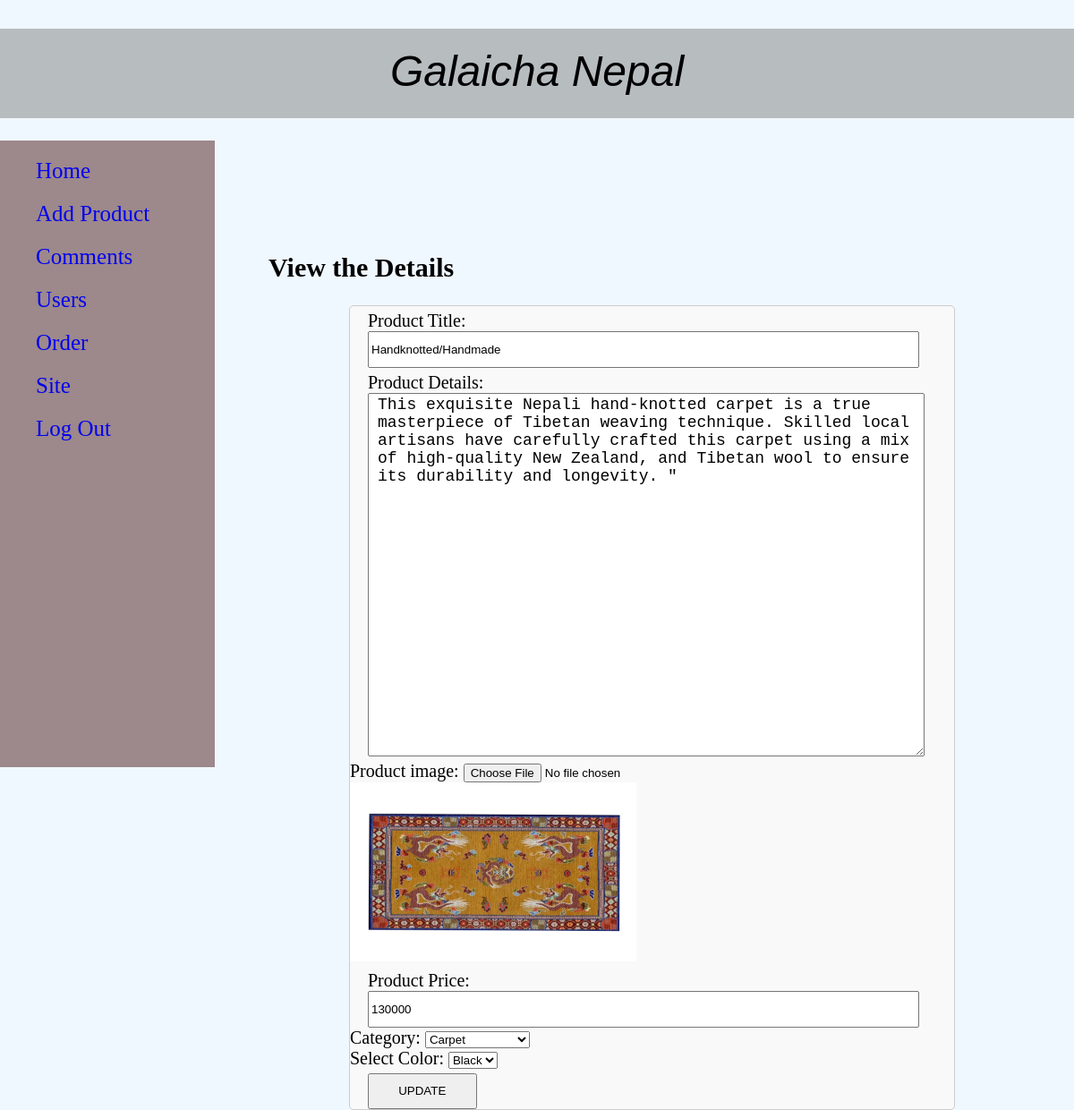
Screenshot of /admin/edit.php?id=2 (signed in) with the database file from the repository.
### tables this page shows
CREATE TABLE `product` (
  `id` int(10) NOT NULL,
  `title` varchar(20) NOT NULL,
  `dis` text NOT NULL,
  `price` int(11) NOT NULL,
  `color` varchar(30) NOT NULL,
  `image` longblob NOT NULL,
  `category_id` int(11) DEFAULT NULL
);

### admin/edit.php (the view, shortened to what this page needs)
<!DOCTYPE html>
<html lang="en">
<head>
    <link rel="stylesheet" href="../css/home.css?v= 55">
    <link rel="stylesheet" href="../css/post.css?v= 23">
</head>
<body>
    <div class="container">
        <div class="row">
            <div class="nav-bar">
                <div class="top-nav-bar">
                    <h1>Galaicha Nepal</h1>
                </div>
                <div class="main-nav-bar">
                    <ul>
                        <li><a href="home.php">Home</a></li>
                        <li><a href="post.php">Add Product</a></li>
                        <li><a href="#">Comments</a></li>
                        <li><a href="user.php">Users</a></li>
                        <li><a href="product.php">Order</a></li>
                        <li><a href="../index.php">Site</a></li>
                        <li><a href="logout.php">Log Out</a></li>
                    </ul>
                </div>
                <div class="main-contain">
                    <div class="post">
                        <h2>View the Details</h2>
                    </div>
                    <?php
                    include "config.php";
                    if (isset($_GET['id'])) {
                        $id = $_GET['id'];
                        $sql = "SELECT * FROM product WHERE id ='$id'";
                        $result = mysqli_query($conn, $sql);
                        if ($result1 = mysqli_num_rows($result) > 0) {
                            while ($row = mysqli_fetch_assoc($result)) {
                    ?>
                                <form action="action_edit.php" method="post" enctype="multipart/form-data">
                                    <div class="news-title">
                                        <label for="newstitle">Product Title:</label>
                                        <input type="text" name="product_title" value="<?php echo $row['title']; ?> ">
                                    </div>
                                    <div class="news-contain">
                                        <label for="newscontain">Product Details:</label>
                                        <textarea name="product_contain" id="" cols="10" rows="20"><?php echo $row['dis']; ?></textarea>
                                    </div>
                                    <div class="news-image">
                                        <label for="newsimage">Product image:</label>
                                        <input type="file" name="product_image" id="">
                                        <img src="images/<?php echo $row['image']; ?>" alt="img" width="320px" height="200px">
                                    </div>
                                    <div class="news-price">
                                        <label for="newsimage">Product Price:</label>
                                        <input type="text" name="product_price" value="<?php echo $row['price']; ?> ">
                                    </div>
                                    <div class="product-categories">
                                        <label>Category:</label>
                                        <select name="Product_category">
                                            <?php
                                            $sql_categories = "SELECT * FROM p_category";
                                            $result_categories = $conn->query($sql_categories);
                                            if ($result_categories->num_rows > 0) {
                                                while ($row_categories = $result_categories->fetch_assoc()) {
                                                    $selected = ($row_categories["c_id"] == $row["category_id"]) ? "selected" : "";
                                                    echo "<option value='" . $row_categories["c_id"] . "' $selected>" . $row_categories["c_name"] . "</option>";
                                                }
                                            } else {
                                                echo "No categories found";
                                            }
                                            ?>
                                        </select>
                                    </div>
                                    <div class="news-categories">
                                        <label for="newscategories">Select Color:</label>
                                        <select name="product_color" id="">
                                            <option value="Black" <?php if ($row['color'] == 'Black') echo 'selected'; ?>>Black</option>
                                        </select>
                                    </div>
                                    <div class="news-post">
                                        <input type="submit" name="submit" value="UPDATE">
                                    </div>
                                </form>
                    <?php
                            }
                        }
                    }
                    ?>
                </div>
            </div>
        </div>
    </div>
</body>
</html>

### css/home.css (style rules this page uses)
body { width: 100%; min-height: 100vh; background: aliceblue; display: block; margin: 0px; padding: 0px; font-size: 20px; color: black; }
.top-nav-bar { width: 100%; height: 100px; background: #7777; }
.main-nav-bar { width: 20%; height: 700px; background: #3f070777; }
.main-nav-bar ul { font-size:25px; }
.main-nav-bar ul li { padding-top: 20px; list-style-type: none; }
.main-nav-bar ul li a { text-decoration: none; font-size: 25px; }
.top-nav-bar h1 { padding-top: 20px; text-align: center; font-family: 'Trebuchet MS', 'Lucida Sans Unicode', 'Lucida Grande', 'Lucida Sans', Arial, sans-serif; font-weight: 200; font-size: 48px; font-style: italic; }
.main-contain { width: 75%; margin-left:25%; margin-top: -50%; }

### css/post.css (style rules this page uses)
form { width: 75%; height: 55%; font-size: 20px; margin-left: 10%; margin-right: 10%; border: 1px solid #ccc; border-radius: 5px; background-color: #f9f9f9; }
form .news-title { width: 90%; padding-top: 5px ; padding-left: 20px; }
form .news-title input { width: 100%; height: 35px; }
form .news-contain { width: 90%; padding-top: 5px ; padding-left: 20px; }
form .news-contain textarea { width: 100%; height: 50vh; font-size: 18px; padding-left: 10px; }
form .news-post { width: 90%; padding-top: 5px ; padding-left: 20px; }
form .news-post input { width: 20%; height: 40px; margin-right: 50%; }
form .news-price { width: 90%; padding-top: 5px ; padding-left: 20px; }
form .news-price input { width: 100%; height: 35px; outline: none; }

### rows the page displays
product: product_title "Handknotted/Handmade", product_contain "This exquisite Nepali hand-knotted carpet is a true masterpiece of Tibetan weaving technique. Skilled local artisans have carefully crafted this carpet using a mix of high-quality New Zealand, and Tibetan wool to ensure its durability and longevity. \"", image (picture), product_price "130000", product_color "Black"

### other values shown
form field Product_category "Carpet"
